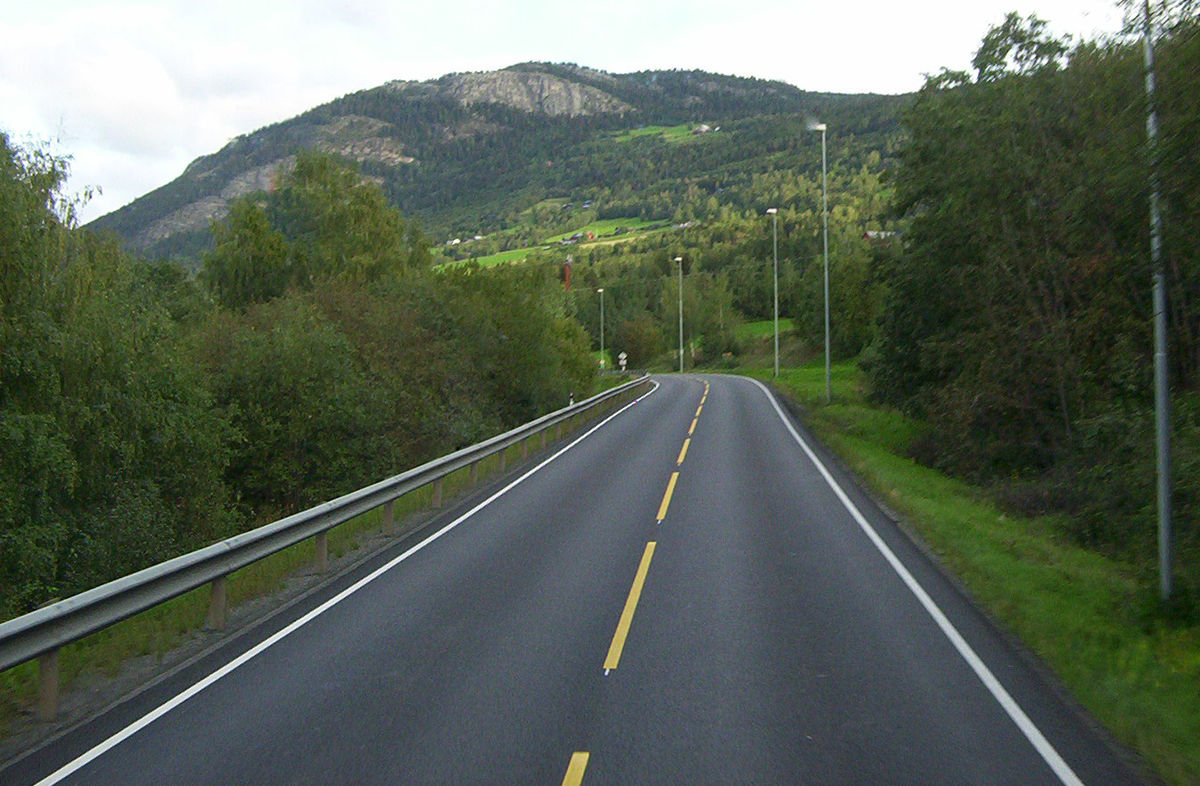
#> input picture Hough_Images/Hough3.jpg, 1200 x 786 px
$ python p4_Hough_Lines.py
#> lines starting #> are read from the running program, lines starting #| are printed output that depends on the picture
import cv2
import numpy as np
import math as m

thr = 100
minLength = 100
maxGap = 100
img = cv2.imread("Hough_Images/Hough3.jpg")
#> img is the input picture: shape (786, 1200, 3); mean B, G, R 87, 99.6, 89.3
gray = cv2.cvtColor(img, cv2.COLOR_BGR2GRAY)
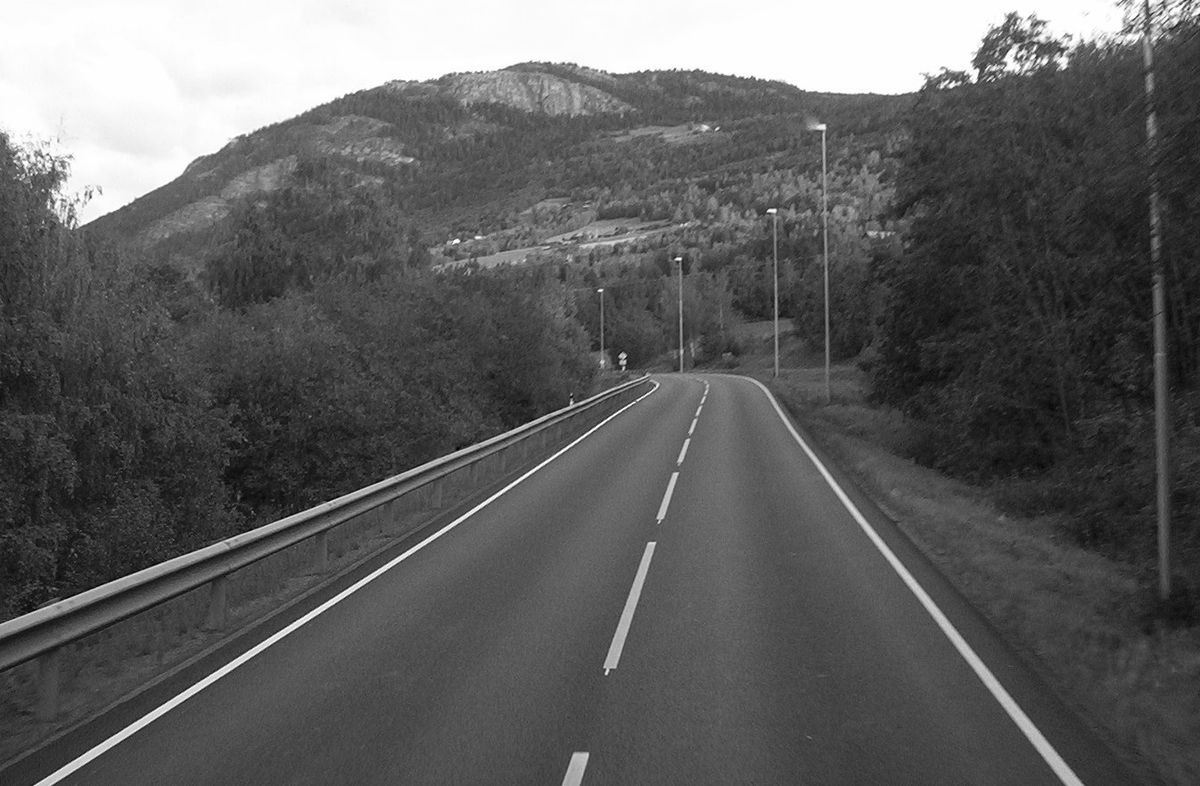
#> gray: shape (786, 1200); min 0, max 255, mean 95.1
gray_blurred = cv2.blur(gray, (3, 3))
edge = cv2.Canny(img, 50, 200, None, 3)
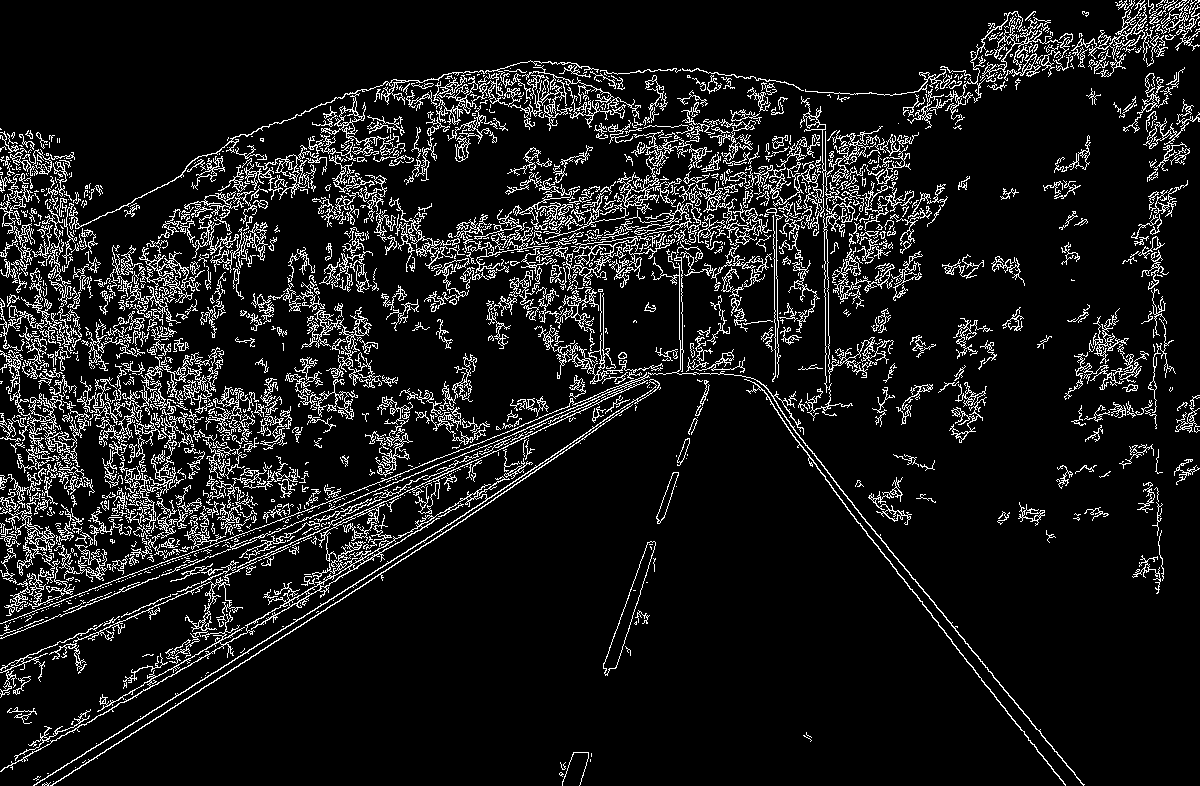
#> edge: shape (786, 1200); 10% white in thin lines or dots
cv2.imshow("img", img)
cv2.waitKey(1000)
coloured_edge = cv2.cvtColor(edge, cv2.COLOR_GRAY2BGR)
#> coloured_edge: shape (786, 1200, 3); 10% white in thin lines or dots
coloured_edge_p = np.copy(coloured_edge)
lines = cv2.HoughLines(edge, 1, np.pi / 180, thr, None, minLength, maxGap)
# Draw the lines
if lines is not None:
    for i in range(0, len(lines)):
        rho = lines[i][0][0]
        theta = lines[i][0][1]
        a = m.cos(theta)
        b = m.sin(theta)
        x0 = a * rho
        y0 = b * rho
        pt1 = (int(x0 + 1000 * (-b)), int(y0 + 1000 * a))
        pt2 = (int(x0 - 1000 * (-b)), int(y0 - 1000 * a))
        cv2.line(coloured_edge, pt1, pt2, (0, 0, 255), 3, cv2.LINE_AA)
#> this loop made 12981 passes
#> (rho, theta, a, b, x0, y0, pt1, pt2) on passes 1 to 3: (683, 1.01, 0.53, 0.848, 361.9, 579.2, (-486, 1109), (1209, 49)), (-355, 2.48, -0.788, 0.616, 279.7, -218.6, (-335, -1006), (895, 569)), (687, 0.995, 0.545, 0.839, 374.2, 576.2, (-464, 1120), (1212, 31))
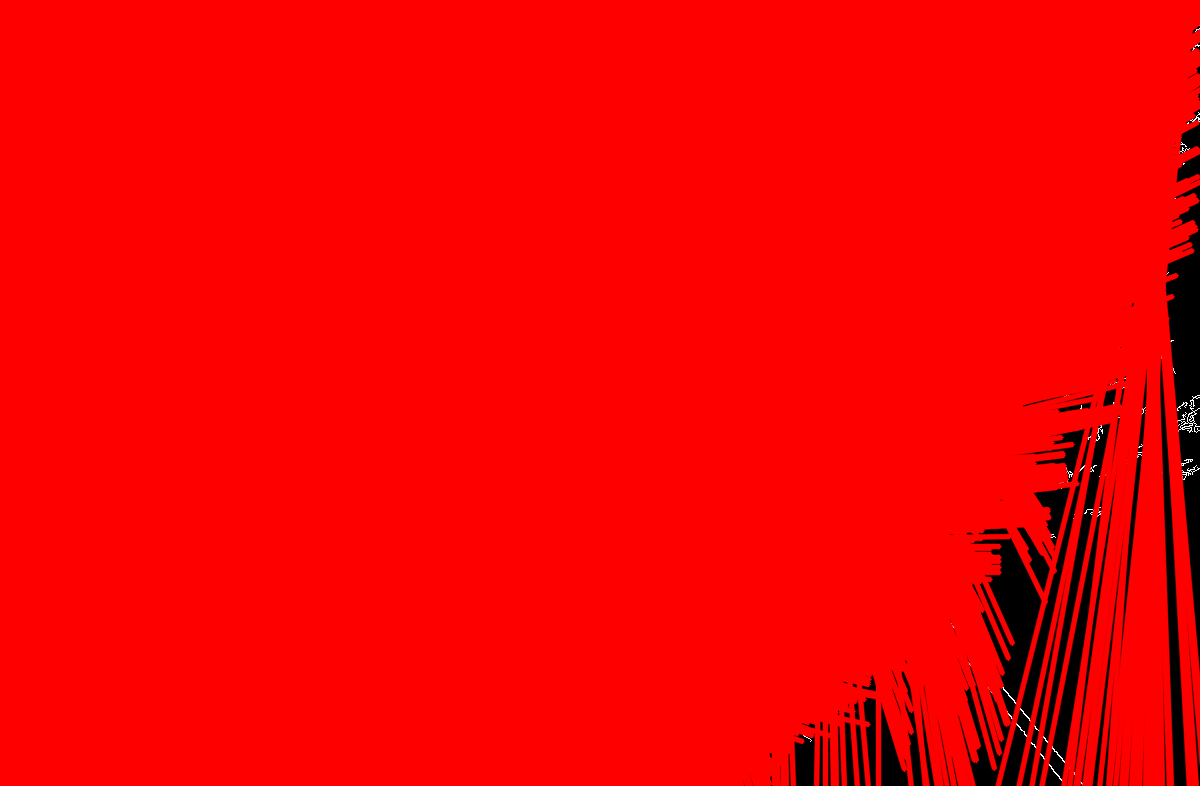
#> coloured_edge: shape (786, 1200, 3); mean B, G, R 0.2, 0.2, 244.3
    cv2.imshow("res", coloured_edge)

linesP = cv2.HoughLinesP(edge, 1, np.pi / 180, 50, None, 50, 10)
#> linesP = 846 rows, first 6: [34, 784, 464, 515], [13, 439, 152, 389], [409, 257, 687, 177], [213, 682, 490, 502], [218, 430, 281, 402], [1, 368, 73, 347]

if linesP is not None:
    for i in range(0, len(linesP)):
        linP = linesP[i][0]
        cv2.line(coloured_edge_p, (linP[0], linP[1]), (linP[2], linP[3]), (0, 0, 255), 3, cv2.LINE_AA)
#> this loop made 846 passes
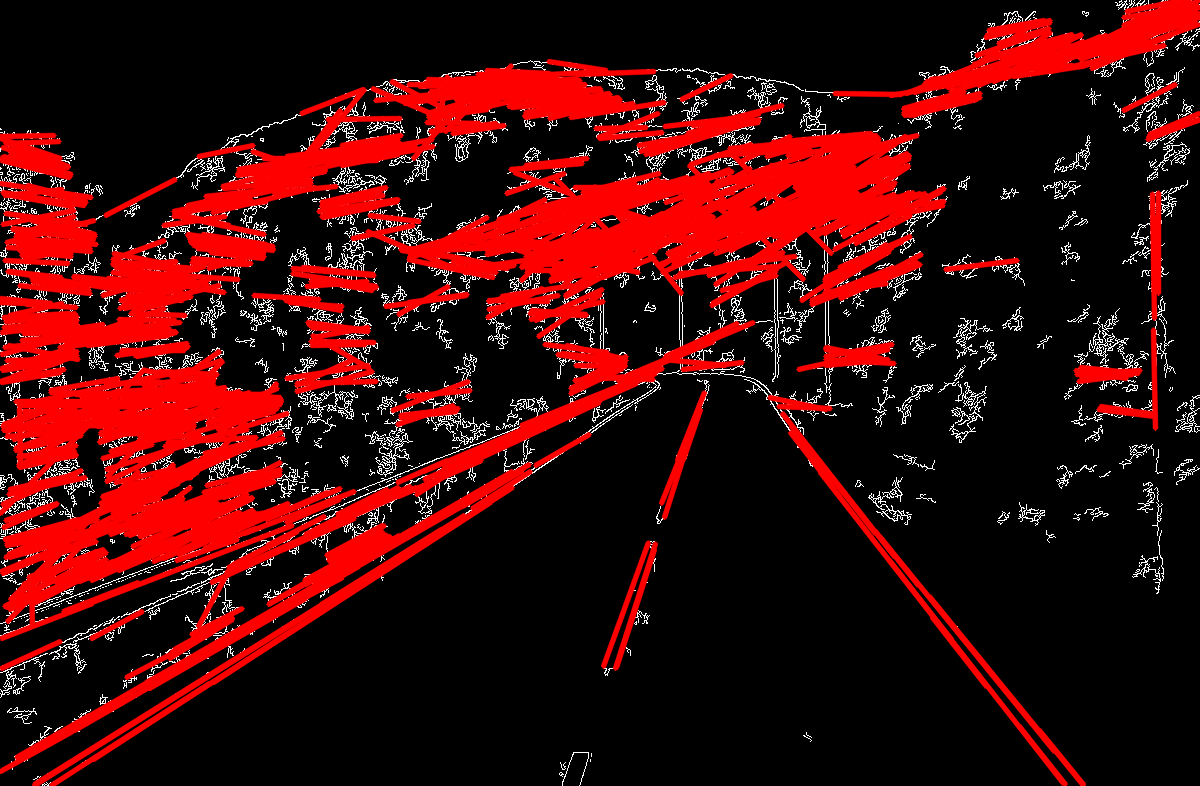
#> coloured_edge_p: shape (786, 1200, 3); mean B, G, R 9, 9, 64
    cv2.imshow("prob", coloured_edge_p)
    cv2.waitKey(0)

$ run again, with Hough_Images/Hough1.jpg copied over Hough_Images/Hough3.jpg
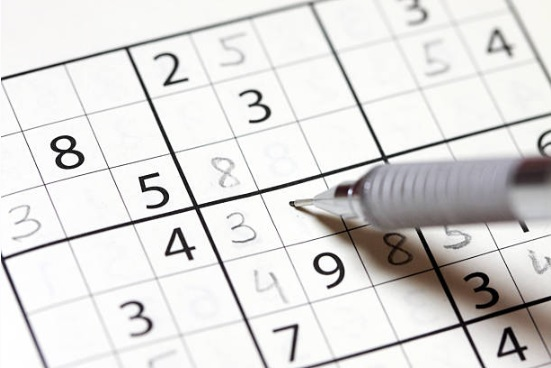
#> input picture Hough_Images/Hough1.jpg, 551 x 368 px
#> img is the input picture: shape (368, 551, 3); mean B, G, R 219.2, 220.4, 221.7
#> `edge = cv2.Canny(img, 50, 200, None, 3)`:
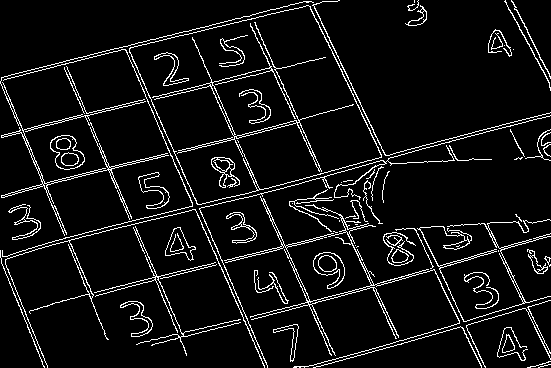
#> edge: shape (368, 551); 7.1% white in thin lines or dots
#> lines = 71 rows, first 8: [250, 1.31], [246, 1.33], [-93, 2.72], [75, 1.33], [-160, 2.72], [-97, 2.72], [-158, 2.72], [376, 1.29]
#> the loop `for i in range(0, len(lines)):` made 71 passes
#> (rho, theta, a, b, x0, y0, pt1, pt2) on passes 1 to 6: (250, 1.31, 0.259, 0.966, 64.7, 241.5, (-901, 500), (1030, -17)), (246, 1.33, 0.242, 0.97, 59.51, 238.7, (-910, 480), (1029, -3)), (-93, 2.72, -0.914, 0.407, 84.96, -37.83, (-321, -951), (491, 875)), (75, 1.33, 0.242, 0.97, 18.14, 72.77, (-952, 314), (988, -169)), (-160, 2.72, -0.914, 0.407, 146.2, -65.08, (-260, -978), (552, 848)), (-97, 2.72, -0.914, 0.407, 88.61, -39.45, (-318, -952), (495, 874))
#> linesP = 69 rows, first 6: [225, 198, 542, 114], [189, 30, 323, 331], [62, 62, 186, 354], [210, 84, 334, 362], [1, 137, 336, 54], [1, 80, 271, 13]
#> the loop `for i in range(0, len(linesP)):` made 69 passes
#> after the loop `for i in range(0, len(linesP)):`:
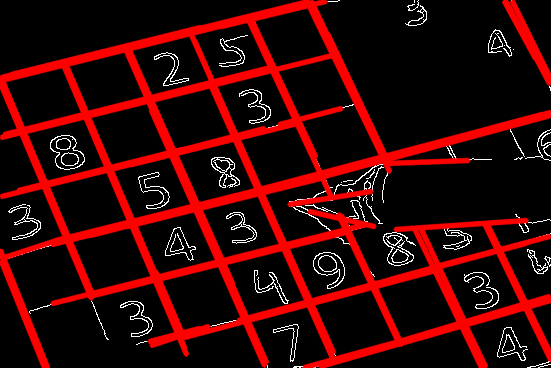
#> coloured_edge_p: shape (368, 551, 3); mean B, G, R 5.7, 5.7, 55.5

$ run again, with Hough_Images/Hough2.jpg copied over Hough_Images/Hough3.jpg
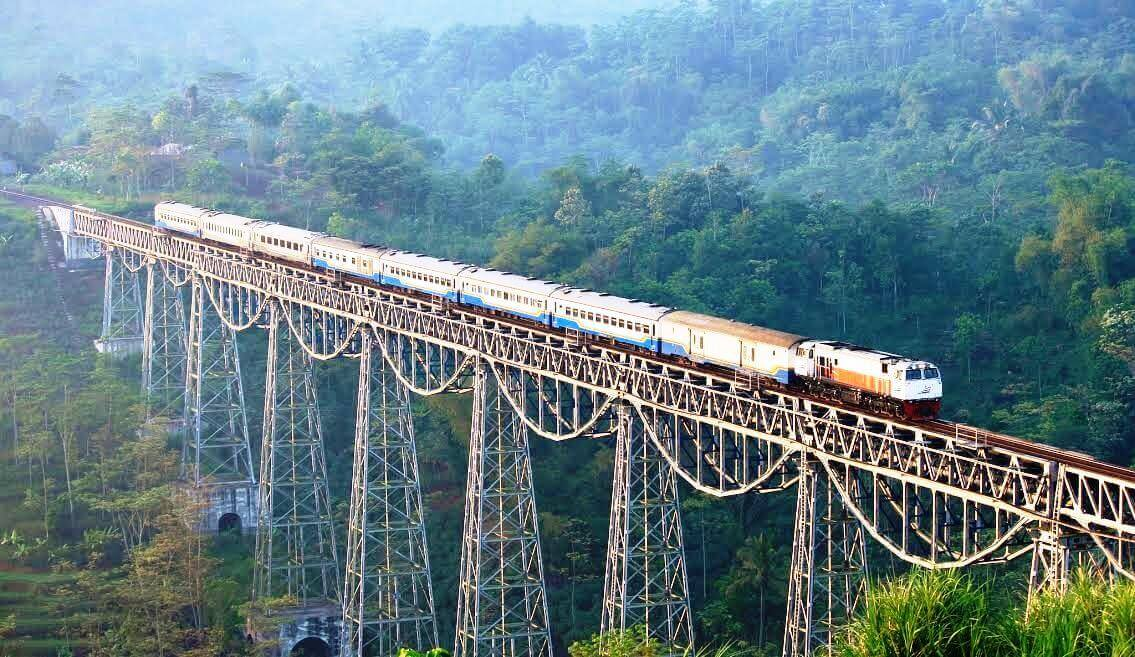
#> input picture Hough_Images/Hough2.jpg, 1135 x 657 px
#> img is the input picture: shape (657, 1135, 3); mean B, G, R 137.2, 128.8, 103.1
#> `edge = cv2.Canny(img, 50, 200, None, 3)`:
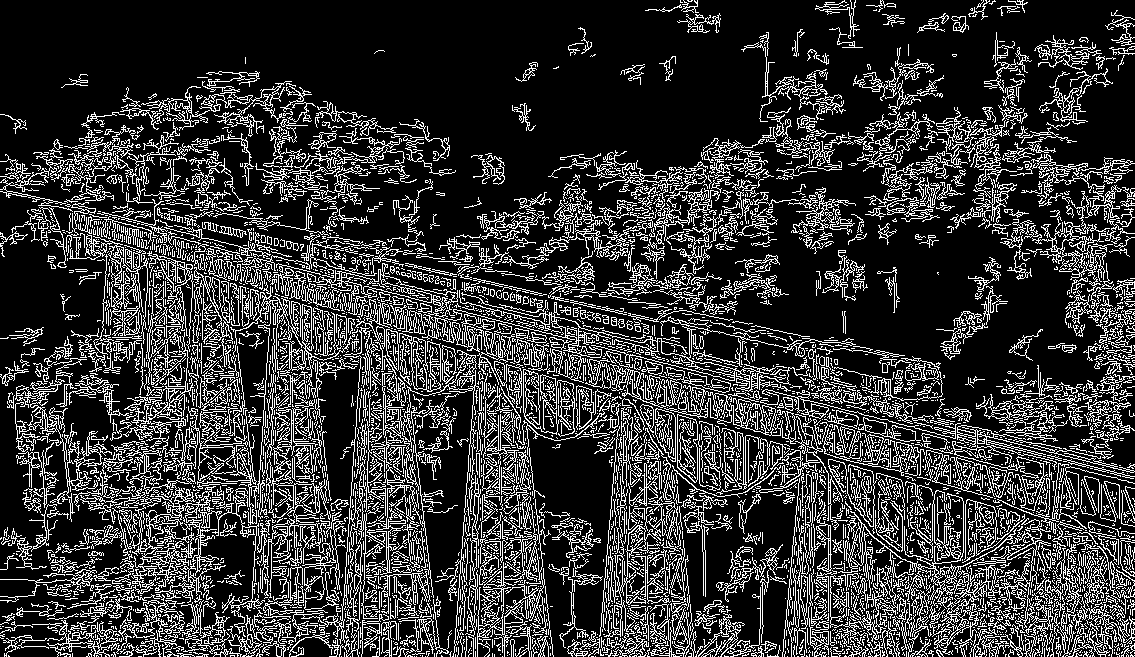
#> edge: shape (657, 1135); 21.2% white in thin lines or dots
#> the loop `for i in range(0, len(lines)):` made 25411 passes
#> (rho, theta, a, b, x0, y0, pt1, pt2) on passes 1 to 3: (194, 1.83, -0.259, 0.966, -50.21, 187.4, (-1016, -71), (915, 446)), (181, 1.82, -0.242, 0.97, -43.79, 175.6, (-1014, -66), (926, 417)), (188, 1.82, -0.242, 0.97, -45.48, 182.4, (-1015, -59), (924, 424))
#> linesP = 1919 rows, first 6: [342, 612, 439, 609], [72, 222, 1133, 526], [908, 444, 1132, 521], [498, 382, 786, 459], [750, 435, 1010, 562], [800, 386, 956, 424]
#> the loop `for i in range(0, len(linesP)):` made 1919 passes
#> after the loop `for i in range(0, len(linesP)):`:
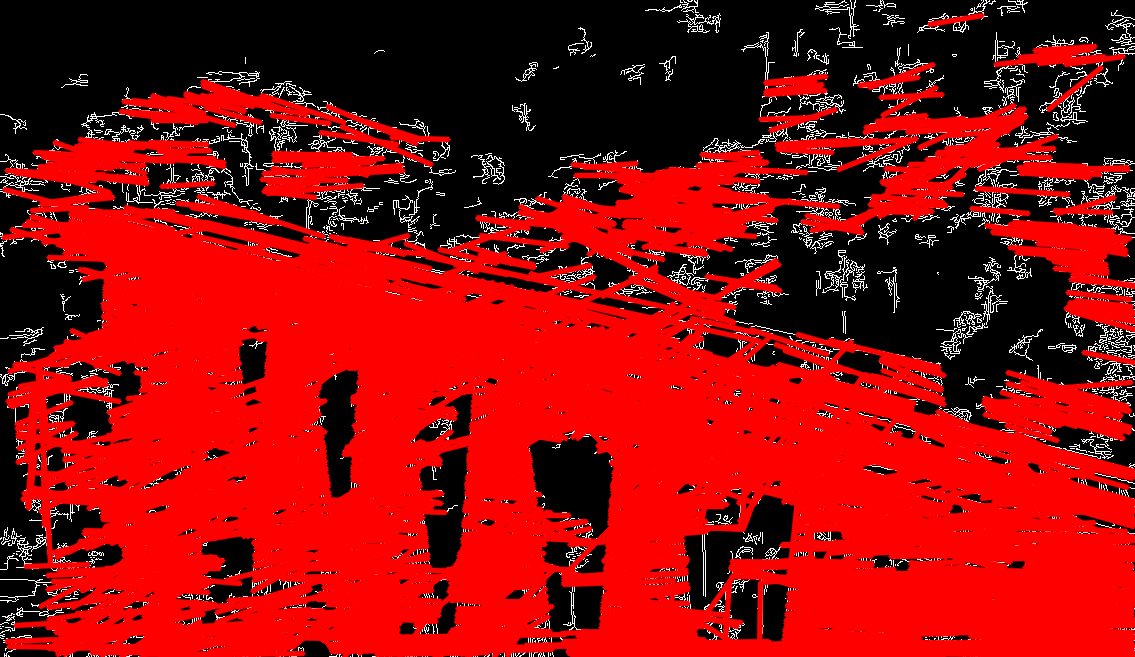
#> coloured_edge_p: shape (657, 1135, 3); mean B, G, R 9.5, 9.5, 146.8
